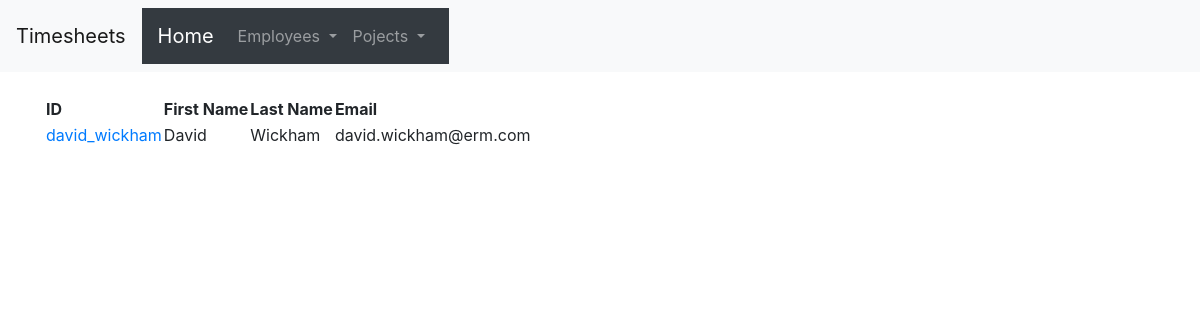
/employees/, run on an earlier commit of the app's database.
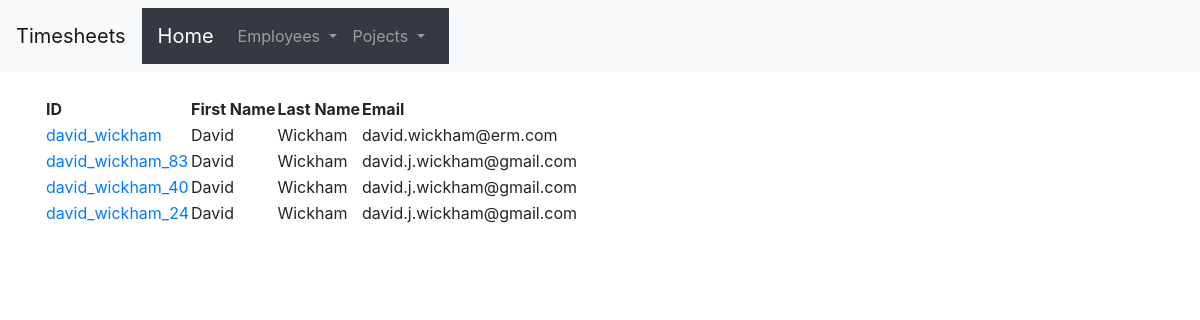
And on a later commit of the database.
### employees/models.py (models this page shows, shortened)
class Employee(models.Model):
    id = models.CharField(primary_key=True, unique=True, editable=False, max_length=200)
    first_name = models.CharField(max_length=100)
    last_name = models.CharField(max_length=100)
    email = models.EmailField(max_length=254)
    career_level = models.CharField(max_length=100)
    team = models.CharField(max_length=100)
    skills = models.ManyToManyField("Skills")

### employees/views.py (the view)
# urls.py: path("/", views.index, name="index"),
def index(request):
    all_employees = Employee.objects.all()
    template = loader.get_template("employees/index.html")
    context = {
        "all_employees": all_employees,
    }
    return HttpResponse(template.render(context, request))

### employees/templates/employees/index.html
{% extends "base.html" %}
{% block content %}
{% if all_employees %}
    <table>
        <tr>
            <th>ID</th>
            <th>First Name</th>
            <th>Last Name</th>
            <th>Email</th>
        </tr>
    {% for employee in all_employees %}
        <tr>
            <td><a href="/employees/{{ employee.id }}/">{{ employee.id }}</a></td>
            <td>{{ employee.first_name }}</td>
            <td>{{ employee.last_name }}</td>
            <td>{{ employee.email }}</td>
        </tr>
    {% endfor %}
    </table>
{% else %}
    <p>No employees are available.</p>
{% endif %}
{% endblock %}

### templates/base.html (shortened to what this page needs)
<!DOCTYPE html>
<html lang="en">
<head>
    <link rel="stylesheet" href="https://stackpath.bootstrapcdn.com/bootstrap/4.5.2/css/bootstrap.min.css">
</head>
<body>
    <nav class="navbar navbar-expand-lg navbar-light bg-light">
        <a class="navbar-brand" href="/">Timesheets</a>
        <div class="collapse navbar-collapse" id="navbarNavDropdown">
            <ul class="navbar-nav">
                {% include "menu.html" %}
            </ul>
        </div>
    </nav>
    <div class="container mt-4">
        {% block content %}
        {% endblock %}
    </div>
</body>
</html>

### templates/menu.html (shortened to what this page needs)
<nav class='navbar navbar-expand-lg navbar-dark bg-dark'>
    <a class='navbar-brand' href='index.php'>Home</a>
    <div class='collapse navbar-collapse' id='navbarNav'>
        <ul class='navbar-nav'>
            <li class='nav-item dropdown'>
                <a class='nav-link dropdown-toggle' href='#' id='navbarDropdownMenuLink' role='button' data-toggle='dropdown' aria-haspopup='true' aria-expanded='false'>
                    Employees
                </a>
            </li>
            <li class='nav-item'>
                <a class='nav-link dropdown-toggle' href='#' id='navbarDropdownMenuLink' role='button' data-toggle='dropdown' aria-haspopup='true' aria-expanded='false'>
                    Pojects
                </a>
            </li>
        </ul>
    </div>
</nav>

What changed in the data, as far as the page shows it:
added Employee: id "david_wickham_83", first_name "David", last_name "Wickham", email "david.j.wickham@gmail.com"
added Employee: id "david_wickham_40", first_name "David", last_name "Wickham", email "david.j.wickham@gmail.com"
added Employee: id "david_wickham_24", first_name "David", last_name "Wickham", email "david.j.wickham@gmail.com"
